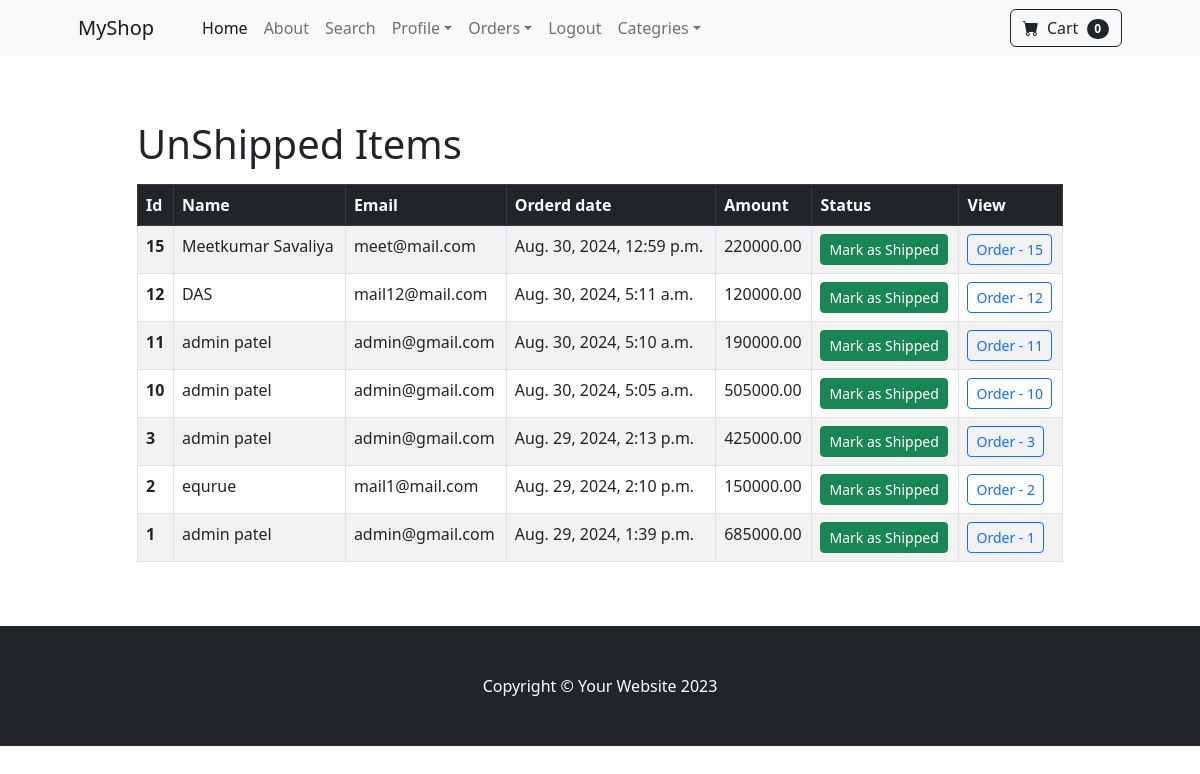
/payment/unshipping_dash (signed in), run on an earlier commit of the app's database.
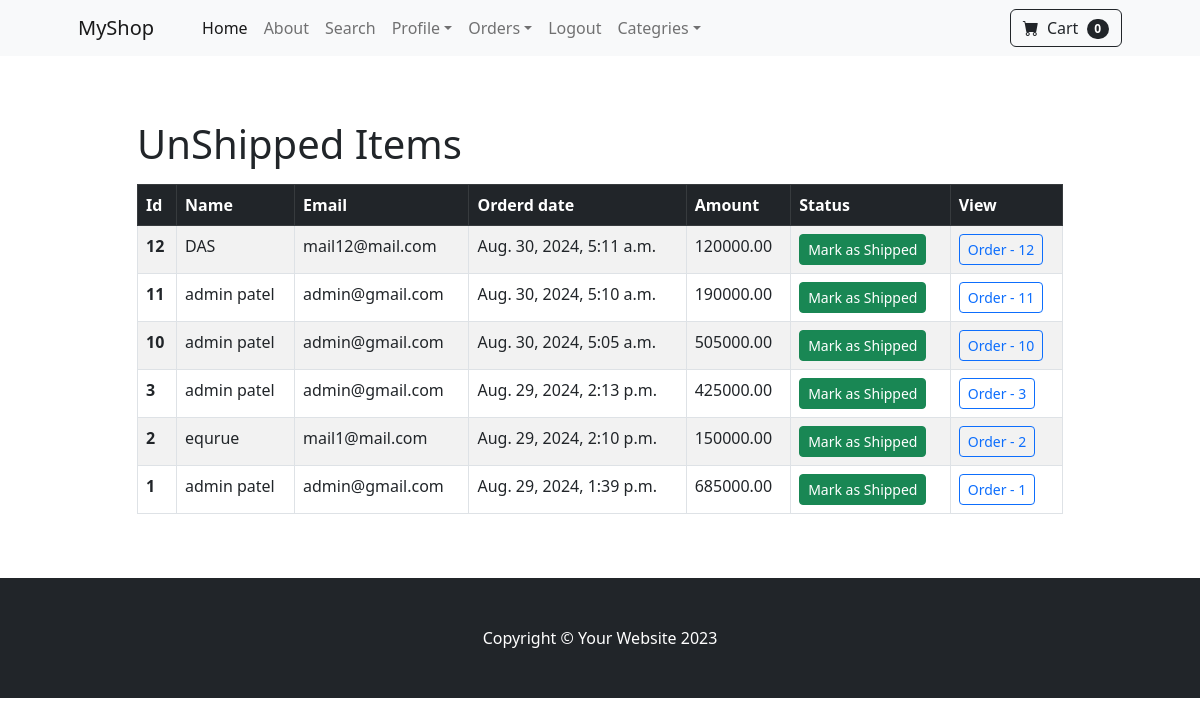
And on a later commit of the database.
### payment/models.py (models this page shows, shortened)
class Order(models.Model):
    user = models.ForeignKey(User, on_delete=models.CASCADE,blank=True,null=True)
    full_name = models.CharField(max_length=250)
    email = models.EmailField(max_length=100)
    shipping_address = models.CharField(max_length=10000)
    paid_amount = models.DecimalField(max_digits=10, decimal_places=2)
    order_date = models.DateTimeField(auto_now_add=True)
    shipping_status = models.BooleanField(default=False)
    date_shipped = models.DateTimeField(blank=True, null=True)

### payment/views.py (the view, shortened to what this page needs)
# urls.py: path('unshipping_dash', views.unshipping_dash, name='unshipping_dash'),
def unshipping_dash(request):
    if request.user.is_authenticated and request.user.is_superuser:
        unshipped_orders = Order.objects.filter(
            shipping_status=False).order_by('-order_date')
        return render(request, 'payment/unshipping_dash.html', {"unshipped_orders" : unshipped_orders})
    else:
        messages.success(request, ('Access Denied'))
        return redirect('home')

### cart/cart.py (called while the page is built)
    def __len__(self):
        return len(self.cart)

### cart/context_processors.py (called while the page is built)
def cart(request):
    return {'cart':Cart(request)}

### payment/templates/payment/unshipping_dash.html (shortened to what this page needs)
{% extends 'base.html' %}
{% block content %}
<div class="container my-5 ">
    <div class="row justify-content-center">
        <div class="col-10">
            <h1 class="my-3">UnShipped Items</h1>
            <table class="table table-bordered table-striped table-hover">
                <thead class="table-dark">
                    <tr>
                        <th scope="col">Id</th>
                        <th scope="col">Name</th>
                        <th scope="col">Email</th>
                        <th scope="col">Orderd date</th>
                        <th scope="col">Amount</th>
                        <th scope="col">Status</th>
                        <th scope="col">View</th>
                    </tr>
                </thead>
                <tbody>
                    {% for item in unshipped_orders%}
                    <tr>
                        <th scope="row">
                            {{ item.id }}
                        </th>
                        <td>{{ item.full_name }}</td>
                        <td>{{ item.email }}</td>
                        <td>{{ item.order_date }}</td>
                        <td>{{ item.paid_amount }}</td>
                        <td>
                            <form method="POST">
                                <button class="btn btn-sm btn-success" type="submit">Mark as Shipped</button>
                            </form>
                        </td>
                        <td>
                            <a href="{% url 'orders' item.id %}" class="btn btn-sm btn-outline-primary">
                                Order - {{ item.id }}
                            </a>
                        </td>
                    </tr>
                    {% endfor %}
                </tbody>
            </table>
        </div>
    </div>
</div>
{% endblock content %}

What changed in the data, as far as the page shows it:
no longer on this page (row edited): Order: id "15", full_name "Meetkumar Savaliya", email "meet@mail.com", order_date "Aug. 30, 2024, 12:59 p.m.", paid_amount "220000.00"
